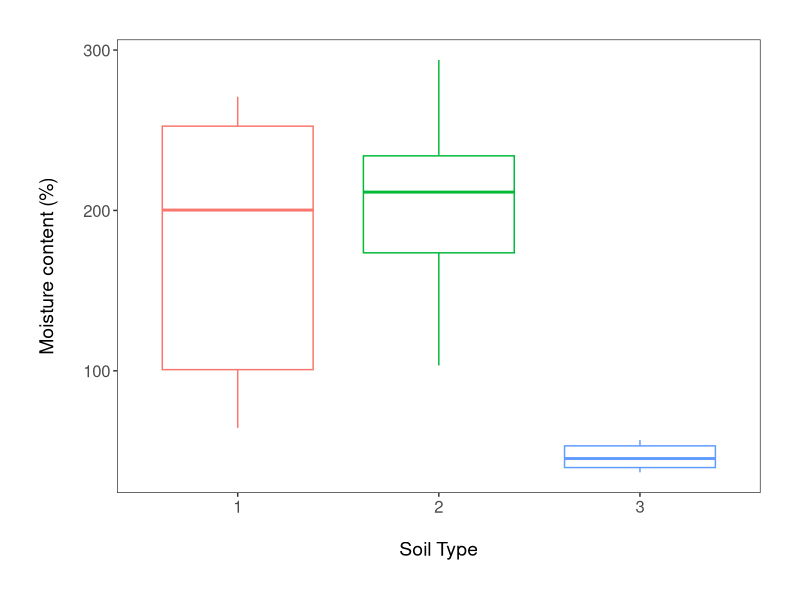
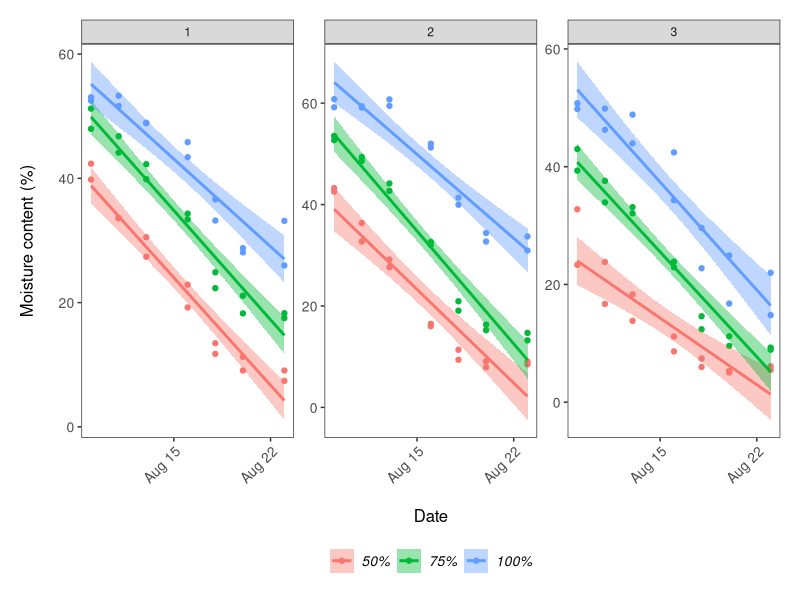
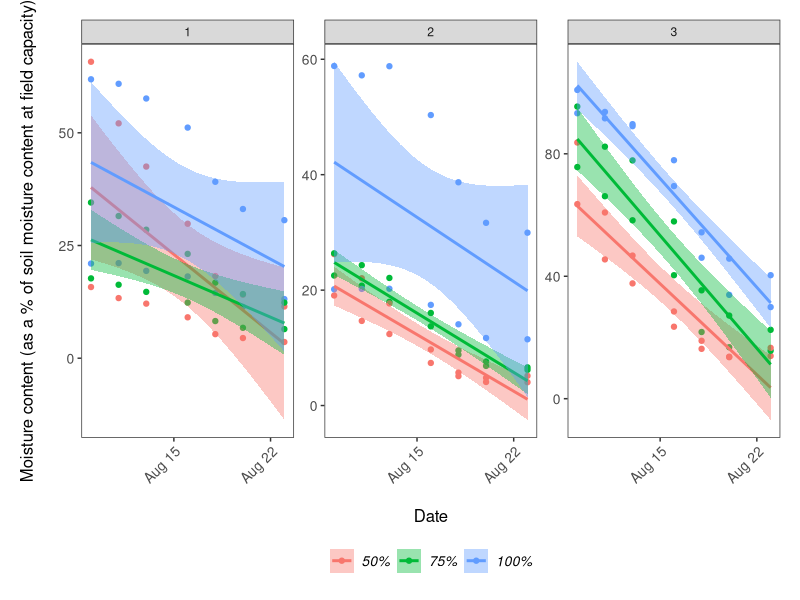
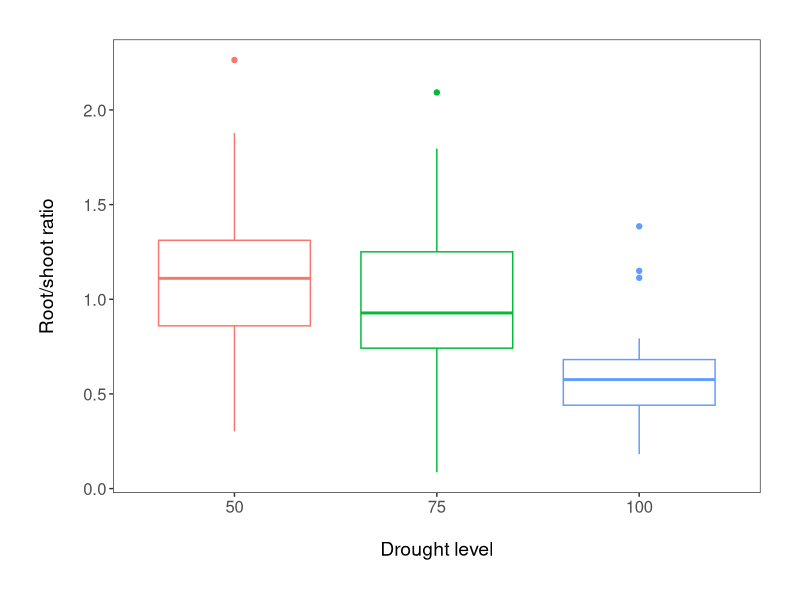
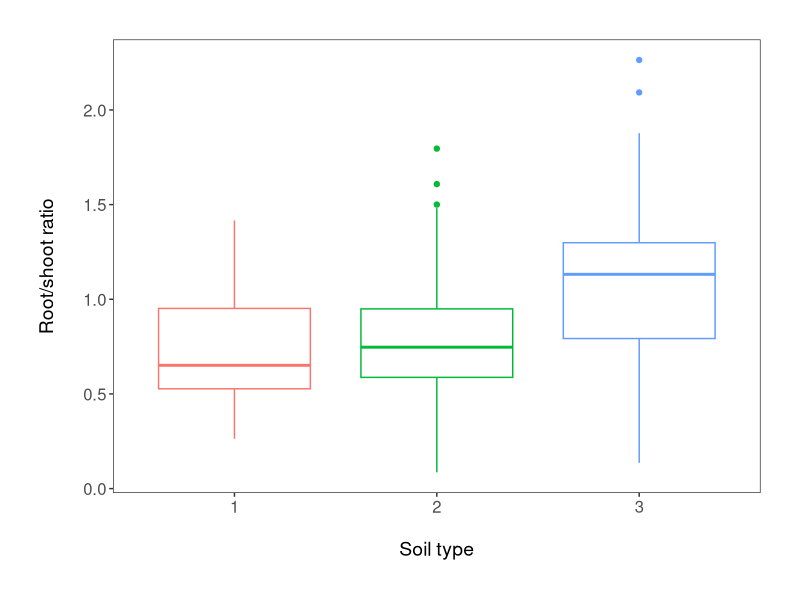
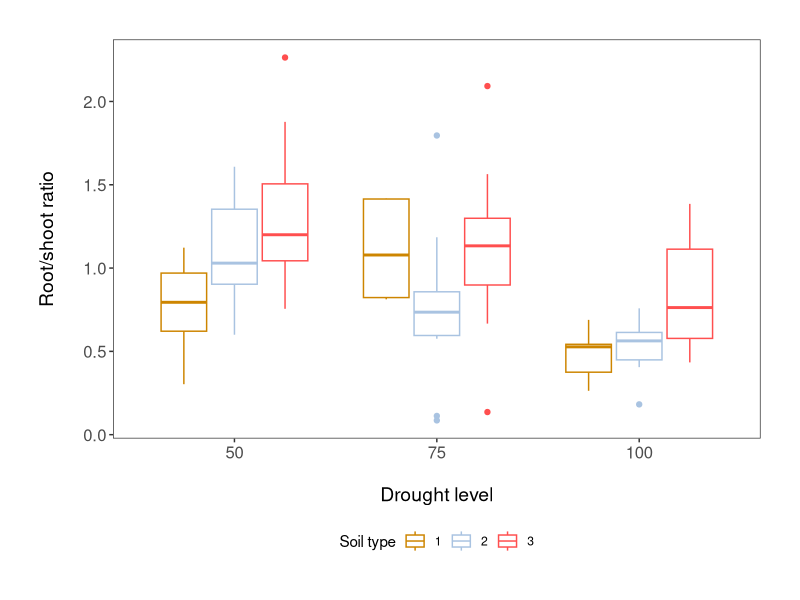
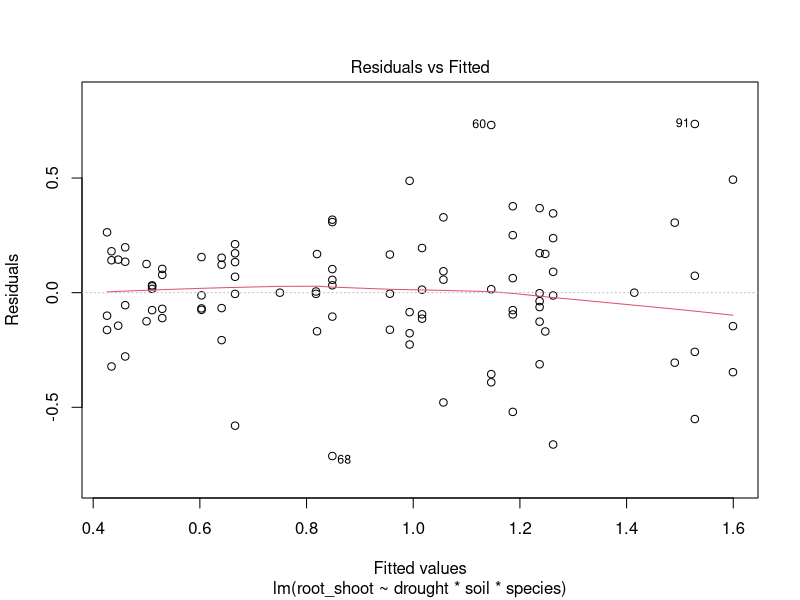
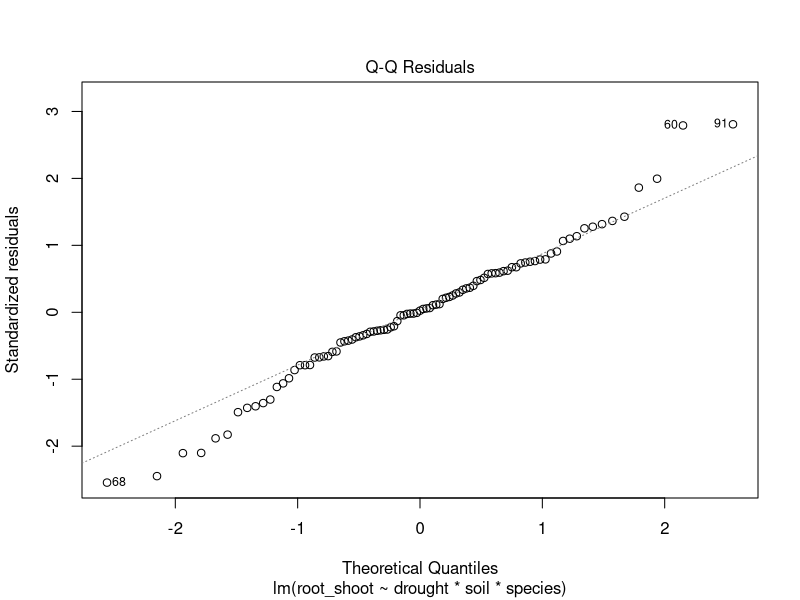

Write the R code that produced these figures, in order. (Note: this script raises an error after producing the figures.)
## DISSERTATION PROJECT ##

# Libraries ----
library(tidyverse)
library(readxl)

# Import datasets ----
ratio <- read_excel("root-shoot.xls")
field_capacity <- read_excel("Field_capacity_diss.xlsx")
moisture <- read_excel("moisture.xlsx")

# Data manipulation field capacity dataset ----
# water content = grams of water contained in the soil per pot
# moisture = mean and sd per pot measured by probe every other day in %
field_capacity <- field_capacity %>% 
  mutate(soil_type = as_factor(soil_type), pot_number = as_factor(pot_number)) %>% 
  mutate(water_content_gr = total_fresh-total_dry) %>%  # creating a new column for amount of water in soil
  mutate(moisture_content_percent = ((total_fresh/total_dry)-1)*100)  # new column with moisture content in %

# checking for differences of soil moisture between soil types 
(soil_moisture_boxplot <- ggplot(field_capacity, aes(soil_type, moisture_content_percent)) +
    geom_boxplot(aes(color = soil_type)) +
    theme_bw() +
    ylab("Moisture content (%)\n") +                             
    xlab("\nSoil Type")  +
    theme(axis.text = element_text(size = 12),
          axis.title = element_text(size = 14, face = "plain"),                     
          panel.grid = element_blank(),       
          plot.margin = unit(c(1,1,1,1), units = , "cm"),  
          legend.position = "none"))

ggsave(soil_moisture_boxplot, file = "outputs/soil_moisture_boxplot.png", width = 12, height = 7) 

# Data manipulation for moisture measures ----
# moisture probe measures need to be plotted against time to see the progression 
# before relating them to the soil moisture content 
moisture <- moisture %>% 
  mutate(soil_type = as_factor(soil_type), pot = as_factor(pot)) %>% 
  tidyr::separate(date, c("year", "month", "day"), sep = "-", remove = FALSE) %>% 
  select(-year,-month) %>% 
  mutate(drought_level = case_when(pot == 1 ~ "50%",
                                   pot == 2 ~ "75%",
                                   pot == 3 ~ "100%",
                                   pot == 4 ~ "50%",
                                   pot == 5 ~ "75%",
                                   pot == 6 ~ "100%")) %>% 
  mutate(drought_level = as_factor(drought_level)) %>% 
  mutate(soil_type_moisture = c(field_capacity$moisture_content_percent,
                           field_capacity$moisture_content_percent,
                           field_capacity$moisture_content_percent,
                           field_capacity$moisture_content_percent,
                           field_capacity$moisture_content_percent,
                           field_capacity$moisture_content_percent,
                           field_capacity$moisture_content_percent)) %>% 
  mutate(drought_level_percent = (mean_moisture*100)/soil_type_moisture)

(moisture_time_series <- ggplot(moisture, aes(date, mean_moisture, color = drought_level)) +
    geom_point() +
    facet_wrap(~ soil_type, scales = "free_y") +
    geom_smooth(formula = y ~ x, method = "lm", aes(fill = drought_level)) + # add se = FALSE to remove error shading
    theme_bw() +
    ylab("Moisture content (%)\n") +                             
    xlab("\nDate") +
    theme(axis.text.x = element_text(size = 10, angle = 45, vjust = 1, hjust = 1),  # making the dates at a bit of an angle
          axis.text.y = element_text(size = 10),
          axis.title = element_text(size = 12, face = "plain"),                        
          panel.grid = element_blank(),  
          plot.margin = unit(c(0.5,0.5,0.5,0.5), units = , "cm"),  # Adding a margin around the plot
          legend.text = element_text(size = 10, face = "italic"),  
          legend.title = element_blank(),  # Removing the legend title 
          legend.position = "bottom")) 

# ggsave(moisture_time_series, file = "outputs/moisture_time_series.png", width = 12, height = 7) 

(field_capacity_time_series <- ggplot(moisture, aes(date, drought_level_percent, color = drought_level)) +
    geom_point() +
    facet_wrap(~ soil_type, scales = "free_y") +
    geom_smooth(formula = y ~ x, method = "lm", aes(fill = drought_level)) + # add se = FALSE to remove error shading
    theme_bw() +
    ylab("Moisture content (as a % of soil moisture content at field capacity)\n") +                             
    xlab("\nDate") +
    theme(axis.text.x = element_text(size = 10, angle = 45, vjust = 1, hjust = 1),  # making the dates at a bit of an angle
          axis.text.y = element_text(size = 10),
          axis.title = element_text(size = 12, face = "plain"),                        
          panel.grid = element_blank(),  
          plot.margin = unit(c(0.5,0.5,0.5,0.5), units = , "cm"),  # Adding a margin around the plot
          legend.text = element_text(size = 10, face = "italic"),  
          legend.title = element_blank(),  # Removing the legend title 
          legend.position = "bottom")) 

# ggsave(field_capacity_time_series, file = "outputs/field_capacity_time_series.png", width = 12, height = 7) 

# Data manipulation ratio dataset ----
# Rename columns and create factor levels for species, drought level and soil type #
ratio <- ratio %>% 
  rename(root_shoot = "Root/Shoot", drought = Drought_level, soil = Soil_Type, species = Species) %>% 
  mutate(species = as.factor(species), drought = as.factor(drought), soil = as.factor(soil)) %>% 
  filter(!root_shoot > 2.5)  # take out the outliers

(ratio_boxplot <- ggplot(ratio, aes(drought, root_shoot)) +
    geom_boxplot(aes(color = drought)) +
    theme_bw() +
    ylab("Root/shoot ratio\n") +                             
    xlab("\nDrought level")  +
    theme(axis.text = element_text(size = 12),
          axis.title = element_text(size = 14, face = "plain"),                     
          panel.grid = element_blank(),       
          plot.margin = unit(c(1,1,1,1), units = , "cm"),  
          legend.position = "none"))

# ggsave(ratio_boxplot, file = "outputs/ratio_boxplot.png", width = 12, height = 7)

(ratio_soil_boxplot <- ggplot(ratio, aes(soil, root_shoot)) +
    geom_boxplot(aes(color = soil)) +
    theme_bw() +
    ylab("Root/shoot ratio\n") +                             
    xlab("\nSoil type")  +
    theme(axis.text = element_text(size = 12),
          axis.title = element_text(size = 14, face = "plain"),                     
          panel.grid = element_blank(),       
          plot.margin = unit(c(1,1,1,1), units = , "cm"),  
          legend.position = "none"))

# ggsave(ratio_soil_boxplot, file = "outputs/ratio_soil_boxplot.png", width = 12, height = 7)

(ratio_drought_soil_boxplot <- ggplot(ratio, aes(drought, root_shoot, color = soil)) +
    geom_boxplot() +
    theme_bw() +
    scale_color_manual(values = c("#CD8500", "#a9c3e1", "#ff4f4f"),
                       name = "Soil type") +
    ylab("Root/shoot ratio\n") +                             
    xlab("\nDrought level")  +
    theme(axis.text = element_text(size = 12),
          axis.title = element_text(size = 14, face = "plain"),                     
          panel.grid = element_blank(),       
          plot.margin = unit(c(1,1,1,1), units = , "cm"),  
          legend.position = "bottom"))

# Stats ----
ratio_model <- lm(root_shoot ~ drought*soil*species, data = ratio)
summary(ratio_model)
anova(ratio_model)
plot(ratio_model)

ratio_model2 <- lm(root_shoot ~ drought, data = ratio)
summary(ratio_model2)
anova(ratio_model2)
plot(ratio_model2)

leaf_area_model <- lm(Leaf_area ~ drought*soil*species, data = ratio)
summary(leaf_area_model)
anova(leaf_area_model)
plot(leaf_area_model)

# Verification of assumptions # 
leaf_resids <- resid(leaf_area_model)
shapiro.test(leaf_resids)
bartlett.test(Leaf_area ~ drought*soil*species, data = ratio)  # doesn't work with interaction terms? 


# To see which drought level drives the significant results #
ratio_aov <- aov(root_shoot ~ drought*soil*species, data = ratio)
TukeyHSD(ratio_aov)
